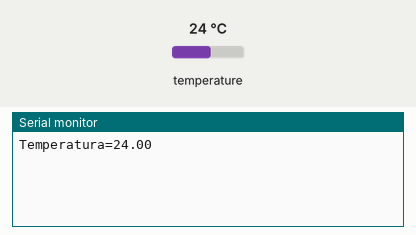
Recording of a sketch running on a simulated Arduino Uno, built with avr-gcc and run on an emulated ATmega328P. On the bench: the last lines printed to the serial monitor. The inputs (shaded band) are chosen by the test bench; at power-on: temperature 24 °C.

Above: at 2.2 s.
2.3 s: temperature set to 12 °C
At 6.7 s:
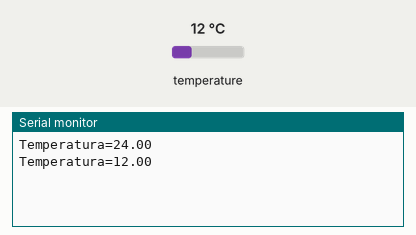
7.1 s: temperature set to 19 °C
At 9.6 s:
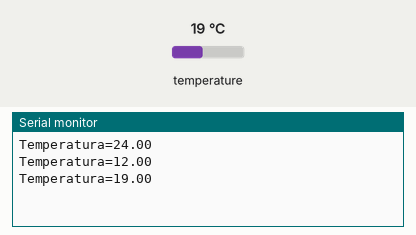
Timing chart, 0 to 11.1 s (numbered marks = the images above; inputs shaded):
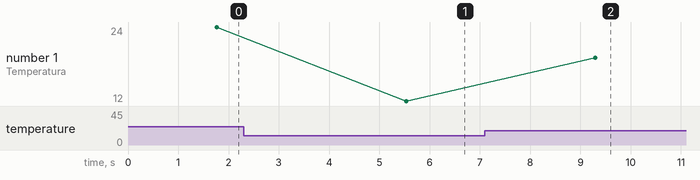

Measured:
- after the input at 2.3 s, the serial monitor: prints a new line after 3.2 s (image 1)
- after the input at 7.1 s, the serial monitor: prints a new line after 2.2 s (image 2)
- plotted number 1: 24 → 12 after the input at 2.3 s, 12 → 19 after the input at 7.1 s

The sketch:

Processing_IoT_arduinoV03.ino
```cpp
#include <OneWire.h> //Se importan las librerías
#include <DallasTemperature.h>
#define Pin 2 //Se declara el pin donde se conectará la DATA
OneWire ourWire(Pin); //Se establece el pin declarado como bus para la comunicación OneWire
DallasTemperature sensors(&ourWire); //Se instancia la librería DallasTemperature

void setup() {
delay(1000);
Serial.begin(9600);
sensors.begin(); //Se inician los sensores
}

void loop() {
sensors.requestTemperatures(); //Prepara el sensor para la lectura

Serial.print("Temperatura=");
Serial.println(sensors.getTempCByIndex(0)); //Se lee e imprime la temperatura en grados Celsius
delay(3000); //Se provoca un lapso de 3 segundos antes de la próxima lectura
}
```
